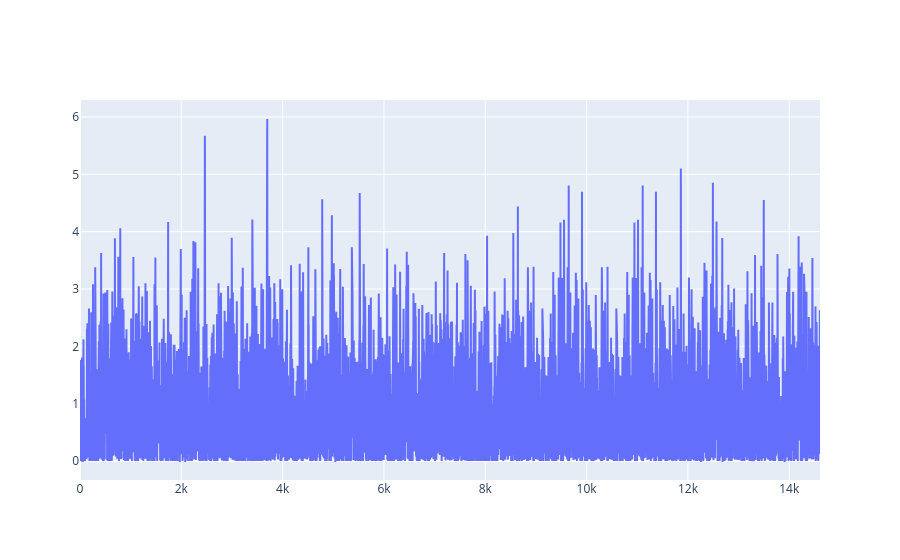

The notebook cell this image was saved under:
### Code cell
fig = go.Figure(data=go.Scatter(
    y = time_series,
    mode = 'lines'
))

fig.show()

### Figure 1 — Plotly figure (JSON) as saved in the notebook; plotly's stock layout.template omitted (floating-point values rounded to 4 significant figures; data arrays with more than 128 entries replaced by an {"elided": "..."} marker saying what was removed)
{"data": [{"mode": "lines", "type": "scatter", "y": {"elided": "14608 float values"}}], "layout": {}}
